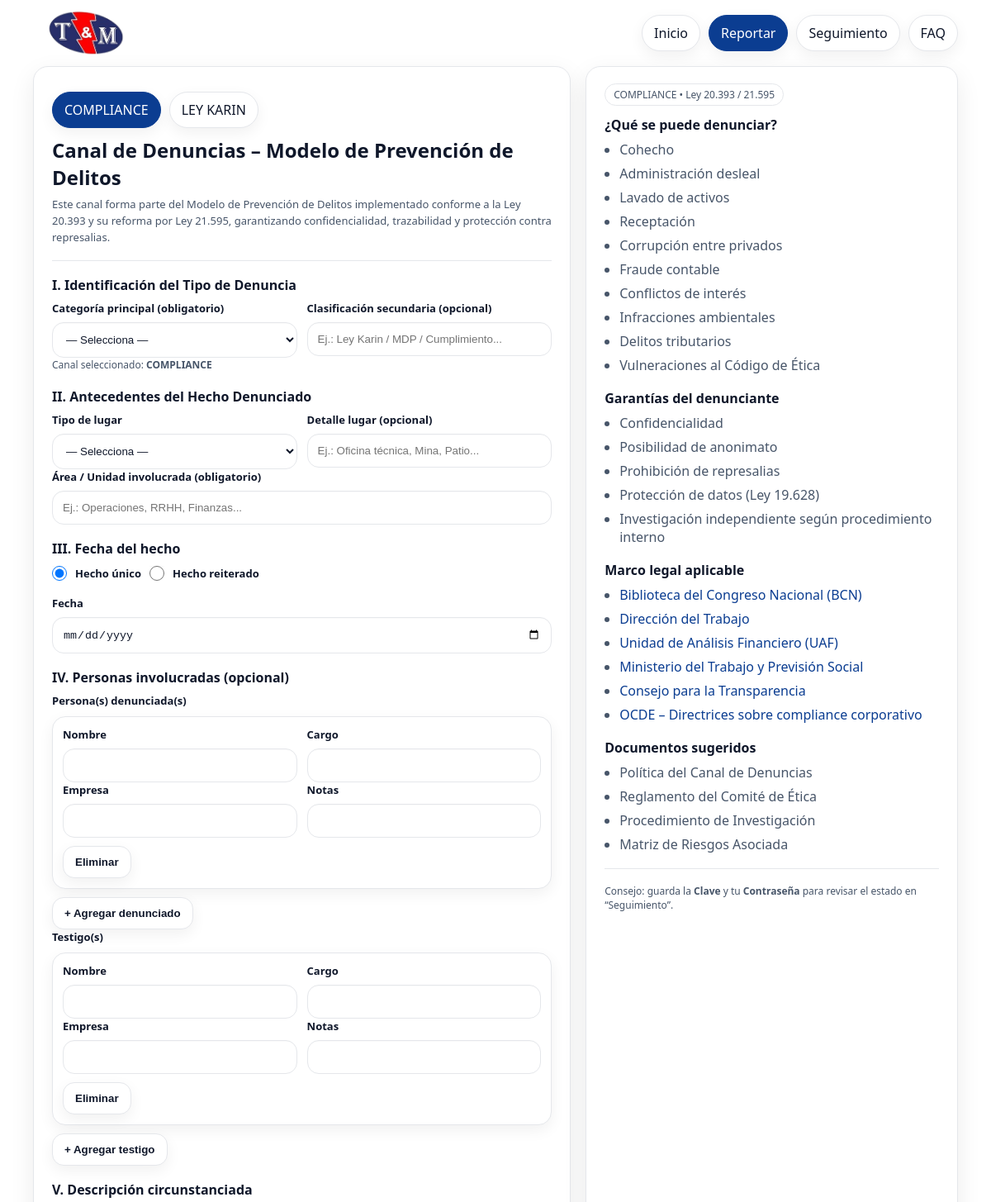
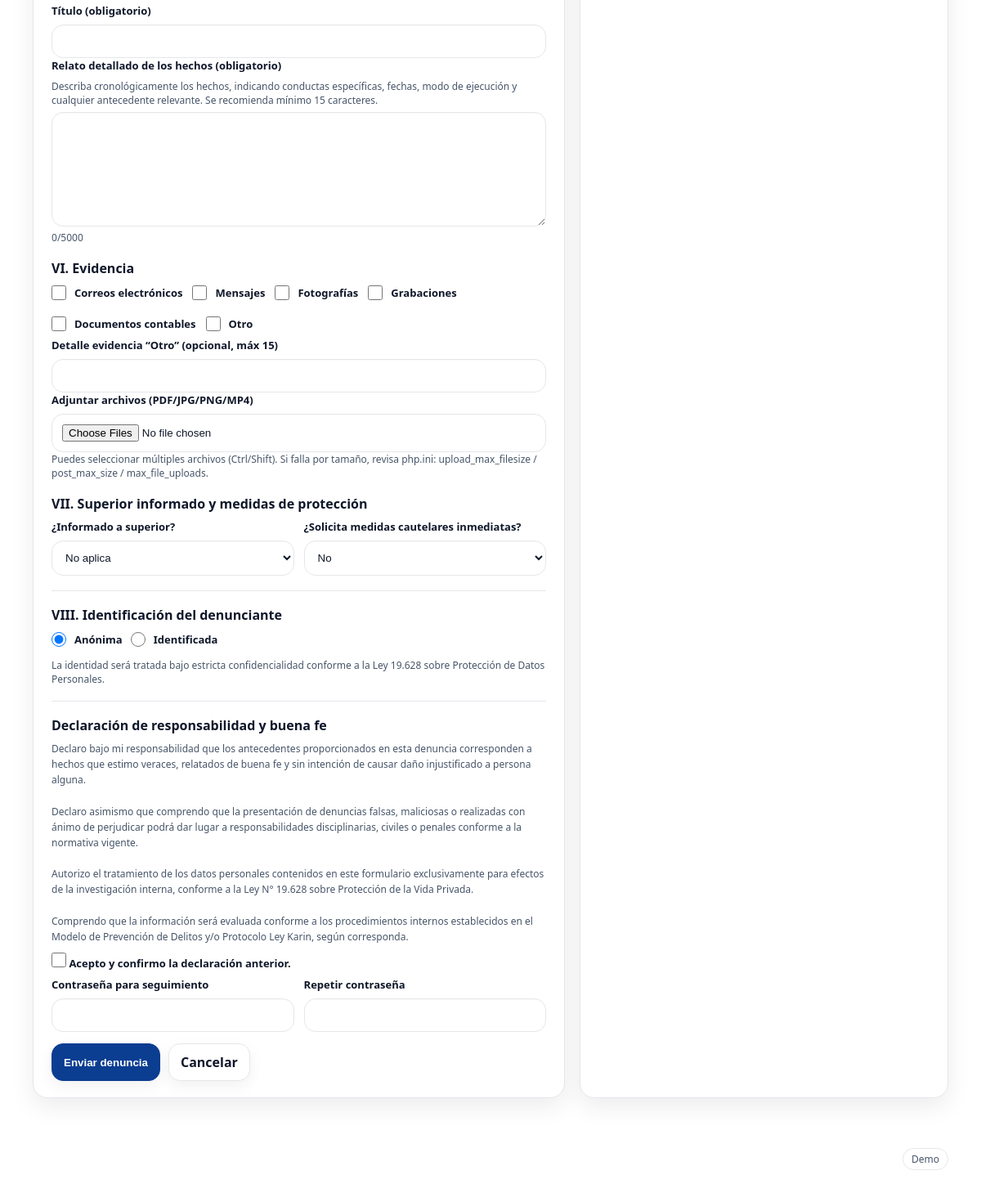
The page /reportar.php on the database its author committed (2 pictures, top to bottom).
### tables this page shows
CREATE TABLE `portal_evidence_type` (
  `id` int(11) NOT NULL,
  `code` varchar(40) NOT NULL,
  `name` varchar(120) NOT NULL
);

### _bootstrap.php (called while the page is built, shortened)
<?php
function h($s): string { return htmlspecialchars((string)$s, ENT_QUOTES, 'UTF-8'); }
function base_url(): string {
  $doc = rtrim(str_replace('\\', '/', $_SERVER['DOCUMENT_ROOT'] ?? ''), '/');
  $dir = rtrim(str_replace('\\', '/', __DIR__), '/');
  if ($doc !== '' && strpos($dir, $doc) === 0) {
    $rel = substr($dir, strlen($doc));
    return $rel === '' ? '' : $rel;
  }
  return rtrim(dirname($_SERVER['SCRIPT_NAME'] ?? ''), '/\\');
}

### reportar.php (the view, shortened to what this page needs)
<?php
require_once __DIR__ . "/_header.php";
$db = db_conn();
$canal = strtoupper((string)($_POST['canal'] ?? ($_GET['canal'] ?? 'COMPLIANCE')));
$evidence_types = [];
$res = $db->query("SELECT id, code, name FROM portal_evidence_type ORDER BY id");
if ($res) {
  while ($r = $res->fetch_assoc()) $evidence_types[] = $r;
}
$ui = [];
if ($canal === 'COMPLIANCE') {
  $ui['title'] = "Canal de Denuncias – Modelo de Prevención de Delitos";
  $ui['subtitle'] = "Este canal forma parte del Modelo de Prevención de Delitos implementado conforme a la Ley 20.393 y su reforma por Ley 21.595, garantizando confidencialidad, trazabilidad y protección contra represalias.";
  $ui['what'] = [
    "Cohecho",
    "Administración desleal",
    "Lavado de activos",
    "Receptación",
    "Corrupción entre privados",
    "Fraude contable",
    "Conflictos de interés",
    "Infracciones ambientales",
    "Delitos tributarios",
    "Vulneraciones al Código de Ética",
  ];
}
$ui['guarantees'] = [
  "Confidencialidad",
  "Posibilidad de anonimato",
  "Prohibición de represalias",
  "Protección de datos (Ley 19.628)",
  "Investigación independiente según procedimiento interno",
];
$ui['links'] = [
  ["Biblioteca del Congreso Nacional (BCN)", "https://www.bcn.cl"],
  ["Dirección del Trabajo", "https://www.dt.gob.cl"],
  ["Unidad de Análisis Financiero (UAF)", "https://www.uaf.cl"],
  ["Ministerio del Trabajo y Previsión Social", "https://www.mintrab.gob.cl"],
  ["Consejo para la Transparencia", "https://www.consejotransparencia.cl"],
  ["OCDE – Directrices sobre compliance corporativo", "https://www.oecd.org"],
];
$ui['docs'] = [
  "Política del Canal de Denuncias",
  "Reglamento del Comité de Ética",
  "Procedimiento de Investigación",
  "Matriz de Riesgos Asociada",
];
?>
<div class="report-wrap">
  <div class="grid">
    <div class="card">
      <div class="channel-switch">
        <a class="pill <?= $canal==='COMPLIANCE'?'active':'' ?>" href="<?= h(base_url()) ?>/reportar.php?canal=COMPLIANCE">COMPLIANCE</a>
        <a class="pill <?= $canal==='KARIN'?'active':'' ?>" href="<?= h(base_url()) ?>/reportar.php?canal=KARIN">LEY KARIN</a>
      </div>
      <h2 style="margin:10px 0 6px"><?= h($ui['title']) ?></h2>
      <div class="channel-hint"><?= h($ui['subtitle']) ?></div>
      <div class="hr"></div>
      <form method="post" enctype="multipart/form-data">
        <div class="section-title">I. Identificación del Tipo de Denuncia</div>
        <div class="row">
          <div class="field">
            <label>Categoría principal (obligatorio)</label>
            <select name="category_id" required>
              <option value="0">— Selecciona —</option>
            </select>
            <div class="kpi-note">Canal seleccionado: <b><?= h($canal) ?></b></div>
          </div>
          <div class="field">
            <label>Clasificación secundaria (opcional)</label>
            <input name="secondary_classification" value="<?= h($_POST['secondary_classification'] ?? '') ?>"
                   placeholder="Ej.: Ley Karin / MDP / Cumplimiento..." />
          </div>
        </div>
        <div class="section-title">II. Antecedentes del Hecho Denunciado</div>
        <div class="row">
          <div class="field">
            <label>Tipo de lugar</label>
            <select name="location_type" id="location_type">
              <option value="">— Selecciona —</option>
            </select>
          </div>
          <div class="field">
            <label>Detalle lugar (opcional)</label>
            <input name="location" value="<?= h($_POST['location'] ?? '') ?>" placeholder="Ej.: Oficina técnica, Mina, Patio..." />
          </div>
        </div>
        <div class="field">
          <label>Área / Unidad involucrada (obligatorio)</label>
          <input name="area_unit" value="<?= h($_POST['area_unit'] ?? '') ?>" placeholder="Ej.: Operaciones, RRHH, Finanzas..." required />
        </div>
        <div class="section-title">III. Fecha del hecho</div>
        <div class="field">
          <div class="checkline">
            <label style="display:flex; gap:10px; align-items:center; font-weight:700;">
              <input type="radio" name="event_kind" value="SINGLE" <?= (($_POST['event_kind'] ?? 'SINGLE')!=='REITERATED'?'checked':'') ?>>
              Hecho único
            </label>
            <label style="display:flex; gap:10px; align-items:center; font-weight:700;">
              <input type="radio" name="event_kind" value="REITERATED" <?= (($_POST['event_kind'] ?? '')==='REITERATED'?'checked':'') ?>>
              Hecho reiterado
            </label>
          </div>
          <div id="singleBox" style="margin-top:10px">
            <label>Fecha</label>
            <input type="date" name="occurred_date" value="<?= h($_POST['occurred_date'] ?? '') ?>" />
          </div>
        </div>
        <div class="section-title">IV. Personas involucradas (opcional)</div>
        <div class="field">
          <label>Persona(s) denunciada(s)</label>
          <div id="accusedWrap"></div>
          <div class="btnrow" style="margin-top:10px">
            <button type="button" class="btn secondary" onclick="addRow('accusedWrap','accused')">+ Agregar denunciado</button>
          </div>
        </div>
        <div class="field">
          <label>Testigo(s)</label>
          <div id="witnessWrap"></div>
          <div class="btnrow" style="margin-top:10px">
            <button type="button" class="btn secondary" onclick="addRow('witnessWrap','witness')">+ Agregar testigo</button>
          </div>
        </div>
        <div class="section-title">V. Descripción circunstanciada</div>
        <div class="field">
          <label>Título (obligatorio)</label>
          <input name="subject" value="<?= h($_POST['subject'] ?? '') ?>" required />
        </div>
        <div class="field">
          <label>Relato detallado de los hechos (obligatorio)</label>
          <div class="small" style="margin-bottom:6px">
            Describa cronológicamente los hechos, indicando conductas específicas, fechas, modo de ejecución y cualquier antecedente relevante.
            Se recomienda mínimo 15 caracteres.
          </div>
          <textarea name="description" id="description" maxlength="5000" required><?= h($_POST['description'] ?? '') ?></textarea>
          <div class="small"><span id="descCount">0</span>/5000</div>
        </div>
        <div class="section-title">VI. Evidencia</div>
        <div class="field">
          <div class="checkline" style="flex-wrap:wrap; gap:12px">
            <?php
              $chosen = $_POST['evidence_type_id'] ?? [];
              $chosen = array_map('intval', $chosen);
            ?>
            <?php foreach ($evidence_types as $t): ?>
              <label style="display:flex; gap:10px; align-items:center; font-weight:700;">
                <input type="checkbox" name="evidence_type_id[]" value="<?= (int)$t['id'] ?>"
                  <?= in_array((int)$t['id'], $chosen, true) ? 'checked' : '' ?>>
                <?= h($t['name']) ?>
              </label>
            <?php endforeach; ?>
          </div>
        </div>
        <div class="field">
          <label>Detalle evidencia “Otro” (opcional, máx 15)</label>
          <input name="evidence_other_detail" value="<?= h($_POST['evidence_other_detail'] ?? '') ?>" />
        </div>
        <div class="field">
          <label>Adjuntar archivos (PDF/JPG/PNG/MP4)</label>
          <input id="attachments" type="file" name="attachments[]" multiple accept=".pdf,.jpg,.jpeg,.png,.mp4" />
          <div class="small">
            Puedes seleccionar múltiples archivos (Ctrl/Shift).
            Si falla por tamaño, revisa php.ini: upload_max_filesize / post_max_size / max_file_uploads.
          </div>
        </div>
        <div class="section-title">VII. Superior informado y medidas de protección</div>
        <div class="row">
          <div class="field">
            <label>¿Informado a superior?</label>
            <select name="reported_to_superior">
              <option value="NA"  <?= (($_POST['reported_to_superior'] ?? 'NA')==='NA'?'selected':'') ?>>No aplica</option>
            </select>
          </div>
          <div class="field">
            <label>¿Solicita medidas cautelares inmediatas?<?= $canal==='KARIN' ? ' (Ley Karin)' : '' ?></label>
            <select name="protection_requested" id="protection_requested">
              <option value="0" <?= ((int)($_POST['protection_requested'] ?? 0)===0?'selected':'') ?>>No</option>
            </select>
          </div>
        </div>
        <div class="hr"></div>
        <div class="section-title">VIII. Identificación del denunciante</div>
        <div class="field">
          <div class="checkline">
            <label style="display:flex; gap:10px; align-items:center; font-weight:800;">
              <input type="radio" name="is_anonymous" value="1" <?= ((int)($_POST['is_anonymous'] ?? 1)===1?'checked':'') ?>>
              Anónima
            </label>
            <label style="display:flex; gap:10px; align-items:center; font-weight:800;">
              <input type="radio" name="is_anonymous" value="0" <?= ((int)($_POST['is_anonymous'] ?? 1)===0?'checked':'') ?>>
              Identificada
            </label>
          </div>
          <div class="small" style="margin-top:6px">
            La identidad será tratada bajo estricta confidencialidad conforme a la Ley 19.628 sobre Protección de Datos Personales.
          </div>
        </div>
        <div class="hr"></div>
        <div class="section-title">Declaración de responsabilidad y buena fe</div>
        <div class="small" style="line-height:1.6">
          Declaro bajo mi responsabilidad que los antecedentes proporcionados en esta denuncia corresponden a hechos que estimo veraces,
          relatados de buena fe y sin intención de causar daño injustificado a persona alguna.<br><br>
          Declaro asimismo que comprendo que la presentación de denuncias falsas, maliciosas o realizadas con ánimo de perjudicar
          podrá dar lugar a responsabilidades disciplinarias, civiles o penales conforme a la normativa vigente.<br><br>
          Autorizo el tratamiento de los datos personales contenidos en este formulario exclusivamente para efectos de la investigación interna,
          conforme a la Ley N° 19.628 sobre Protección de la Vida Privada.<br><br>
          Comprendo que la información será evaluada conforme a los procedimientos internos establecidos en el Modelo de Prevención de Delitos
          y/o Protocolo Ley Karin, según corresponda.
        </div>
        <div class="field" style="margin-top:10px">
          <label class="checkline">
            <input type="checkbox" name="terms_accepted" <?= isset($_POST['terms_accepted']) ? 'checked' : '' ?> required>
            <span>Acepto y confirmo la declaración anterior.</span>
          </label>
        </div>
        <div class="row">
          <div class="field">
            <label>Contraseña para seguimiento</label>
            <input type="password" name="password" />
          </div>
          <div class="field">
            <label>Repetir contraseña</label>
            <input type="password" name="password2" />
          </div>
        </div>
        <div class="btnrow" style="margin-top:14px">
          <button class="btn primary" type="submit">Enviar denuncia</button>
          <a class="btn secondary" href="<?= h(base_url()) ?>/">Cancelar</a>
        </div>
      </form>
    </div>
    <div class="card">
      <div class="badge"><?= $canal==='COMPLIANCE' ? 'COMPLIANCE • Ley 20.393 / 21.595' : 'LEY KARIN • Ley 21.643' ?></div>
      <div class="section-title" style="margin-top:12px">¿Qué se puede denunciar?</div>
      <ul class="list">
        <?php foreach ($ui['what'] as $it): ?><li><?= h($it) ?></li><?php endforeach; ?>
      </ul>
      <div class="section-title">Garantías del denunciante</div>
      <ul class="list">
        <?php foreach ($ui['guarantees'] as $it): ?><li><?= h($it) ?></li><?php endforeach; ?>
      </ul>
      <div class="section-title">Marco legal aplicable</div>
      <ul class="list">
        <?php foreach ($ui['links'] as $ln): ?>
          <li><a href="<?= h($ln[1]) ?>" target="_blank" rel="noopener"><?= h($ln[0]) ?></a></li>
        <?php endforeach; ?>
      </ul>
      <div class="section-title">Documentos sugeridos</div>
      <ul class="list">
        <?php foreach ($ui['docs'] as $it): ?><li><?= h($it) ?></li><?php endforeach; ?>
      </ul>
      <div class="hr"></div>
      <div class="small">
        Consejo: guarda la <b>Clave</b> y tu <b>Contraseña</b> para revisar el estado en “Seguimiento”.
      </div>
    </div>
  </div>
</div>
<?php require_once __DIR__ . "/_footer.php"; ?>

### assets/css/portal.css (style rules this page uses)
:root { --tm-blue:#0B3D91; --tm-blue-2:#1E63D6; --tm-red:#D71920; --bg:#f5f7fb; --card:#ffffff; --text:#0f172a; --muted:#475569; --line:#e5e7eb; --shadow: 0 10px 30px rgba(2,6,23,.08); --shadow-sm: 0 6px 18px rgba(2,6,23,.06); --primary: var(--tm-blue); --primary-weak: rgba(11,61,145,.10); --danger: var(--tm-red); --success:#16a34a; --radius:18px; }
* { box-sizing:border-box }
html,body { height:100% }
body { margin:0; font-family: ui-sans-serif, system-ui, -apple-system, Segoe UI, Roboto, Helvetica, Arial, "Apple Color Emoji","Segoe UI Emoji"; color:var(--text); background: radial-gradient(1200px 800px at 18% 0%, rgba(11,61,145,.10), transparent 60%), radial-gradient(900px 700px at 92% 12%, rgba(215,25,32,.08), transparent 55%), var(--bg); }
a { color:var(--primary); text-decoration:none }
.pill { display:inline-flex; align-items:center; gap:8px; padding:10px 14px; border-radius:999px; background:#fff; border:1px solid var(--line); color:var(--text); box-shadow: var(--shadow-sm); transition:transform .12s ease, box-shadow .12s ease, border-color .12s ease, background .12s ease; user-select:none; }
.pill.active { background: var(--primary); border-color: var(--primary); color:#fff; }
.grid { display:grid; grid-template-columns: 1.3fr .9fr; gap:18px; }
.card { background: var(--card); border:1px solid var(--line); border-radius: var(--radius); box-shadow: var(--shadow); padding:20px 22px; }
.hr { height:1px; background: var(--line); margin:18px 0; }
.small { font-size:12px; color:var(--muted) }
.badge { display:inline-flex; align-items:center; gap:8px; padding:4px 10px; border-radius:999px; border:1px solid var(--line); background: #fff; font-size:12px; color:var(--muted); }
.field label { display:block; font-weight:600; font-size:13px; margin-bottom:8px; }
.field select, .field input, .field textarea { width:100%; padding:12px 12px; border:1px solid var(--line); border-radius: 14px; background:#fff; color:var(--text); outline:none; box-shadow: inset 0 1px 0 rgba(2,6,23,.02); }
.field textarea { min-height:140px; resize:vertical }
.list { margin:0; padding-left:18px; color:var(--muted); }
.list li { margin:7px 0 }
.row { display:grid; grid-template-columns: 1fr 1fr; gap:12px; }
.btnrow { display:flex; gap:10px; flex-wrap:wrap; }
.btn { padding:11px 14px; border-radius: 14px; border:1px solid var(--line); background:#fff; color:var(--text); font-weight:700; cursor:pointer; box-shadow: var(--shadow-sm); transition: transform .12s ease, box-shadow .12s ease, border-color .12s ease, background .12s ease; display:inline-flex; align-items:center; justify-content:center; }
.btn.secondary { background:#fff; }
.btn.primary { background: var(--primary); border-color: var(--primary); color:#fff; }
.checkline { display:flex; align-items:center; gap:10px; margin-top:10px; font-weight:600; }
.checkline input { width:18px; height:18px; margin:0; }
body.report { background:#fff; }
.report-wrap { width:min(1120px, calc(100% - 48px)); margin:0 auto 56px; }

### reportar.php (style rules this page uses)
.section-title { margin:18px 0 8px; font-size:16px; font-weight:900; }
.kpi-note { font-size:12px; color:var(--muted); line-height:1.5; }
.channel-switch { display:flex; gap:10px; flex-wrap:wrap; margin:10px 0 6px; }
.channel-switch a { text-decoration:none; }
.channel-hint { margin-top:6px; color:var(--muted); font-size:13px; line-height:1.55; }

### rows shown on the page
portal_evidence_type: name "Correos electrónicos"
portal_evidence_type: name "Mensajes"
portal_evidence_type: name "Fotografías"
portal_evidence_type: name "Grabaciones"
portal_evidence_type: name "Documentos contables"
portal_evidence_type: name "Otro"

### other values the page prints
$ui['title'] "Canal de Denuncias – Modelo de Prevención de Delitos"
$canal "COMPLIANCE"
$it "Cohecho"
$it "Administración desleal"
$it "Lavado de activos"
$it "Receptación"
$it "Corrupción entre privados"
$it "Fraude contable"
$it "Conflictos de interés"
$it "Infracciones ambientales"
$it "Delitos tributarios"
$it "Vulneraciones al Código de Ética"
$it "Confidencialidad"
$it "Posibilidad de anonimato"
$it "Prohibición de represalias"
